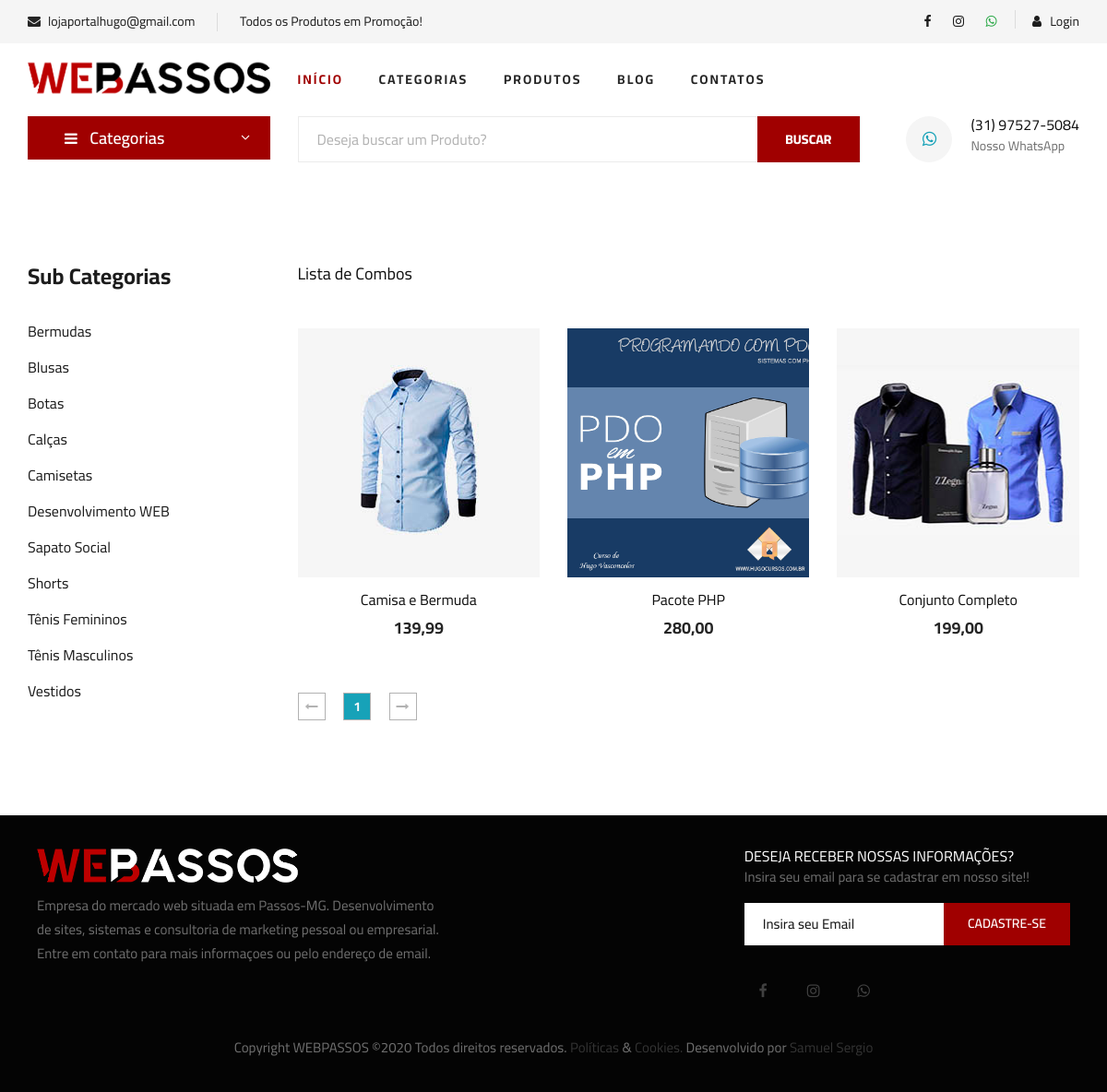
Screenshot of /combos.php with the database file from the repository.
### tables this page shows
CREATE TABLE `sub_categorias` (
  `id` int(11) NOT NULL AUTO_INCREMENT,
  `nome` varchar(50) NOT NULL,
  `nome_url` varchar(50) NOT NULL,
  `imagem` varchar(100) NOT NULL,
  `id_categoria` int(11) NOT NULL,
  PRIMARY KEY (`id`)
);

CREATE TABLE `combos` (
  `id` int(11) NOT NULL AUTO_INCREMENT,
  `nome` varchar(100) NOT NULL,
  `nome_url` varchar(50) NOT NULL,
  `descricao` varchar(1000) NOT NULL,
  `descricao_longa` text NOT NULL,
  `valor` decimal(8,2) NOT NULL,
  `imagem` varchar(100) NOT NULL,
  `tipo_envio` int(1) NOT NULL,
  `palavras` varchar(250) NOT NULL,
  `ativo` varchar(5) NOT NULL,
  `peso` double(8,2) NOT NULL,
  `largura` double(8,2) NOT NULL,
  `altura` double(8,2) NOT NULL,
  `comprimento` double(8,2) NOT NULL,
  `valor_frete` decimal(10,2) DEFAULT NULL,
  `vendas` int(11) DEFAULT NULL,
  `link` varchar(150) DEFAULT NULL,
  PRIMARY KEY (`id`)
);

### config.php (called while the page is built, shortened)
<?php
$itens_por_pagina = 6;
 ?>

### combos.php (the view, shortened to what this page needs)
<?php
require_once("cabecalho.php");
?>
<?php
require_once("cabecalho-busca.php");
?>
<?php
if(@$_GET['pagina'] != null){
    $pag = $_GET['pagina'];
}else{
    $pag = 0;
}
$limite = $pag * @$itens_por_pagina;
$pagina = $pag;
$nome_pag = 'combos.php';
 ?>
<section class="product spad">
    <div class="container">
        <div class="row">
            <div class="col-lg-3 col-md-5">
                <div class="sidebar">
                    <div class="sidebar__item">
                        <h4>Sub Categorias</h4>
                        <ul>
                            <?php
                            $query = $pdo->query("SELECT * FROM sub_categorias order by nome asc ");
                            $res = $query->fetchAll(PDO::FETCH_ASSOC);
                            for ($i=0; $i < count($res); $i++) {
                              $nome = $res[$i]['nome'];
                              $nome_url = $res[$i]['nome_url'];
                              ?>
                              <li><a href="produtos-<?php echo $nome_url ?>"><?php echo $nome ?></a></li>
                          <?php } ?>
                      </ul>
                  </div>
              </div>
          </div>
          <div class="col-lg-9 col-md-7">
            <h5>Lista de Combos</h5>
            <div class="row mt-4">
              <?php
                $query = $pdo->query("SELECT * FROM combos where ativo = 'Sim' order by vendas desc LIMIT $limite, $itens_por_pagina ");
                $res = $query->fetchAll(PDO::FETCH_ASSOC);
                for ($i=0; $i < count($res); $i++) {
                  $nome = $res[$i]['nome'];
                  $valor = $res[$i]['valor'];
                  $nome_url = $res[$i]['nome_url'];
                  $imagem = $res[$i]['imagem'];
                  $valor = number_format($valor, 2, ',', '.');
                  $query3 = $pdo->query("SELECT * FROM combos where ativo = 'Sim'");
                  $res3 = $query3->fetchAll(PDO::FETCH_ASSOC);
                  $num_total = @count($res3);
                  $num_paginas = ceil($num_total/$itens_por_pagina);
                  ?>
                  <div class="col-lg-4 col-md-6 col-sm-6 mt-4">
                        <div class="product__item">
                    <div class="product__item__pic set-bg" data-setbg="img/combos/<?php echo $imagem ?>">
                    </div>
                    <div class="product__item__text">
                        <a href="combo-<?php echo $nome_url ?>"><h6><?php echo $nome ?></h6>
                            <h5><?php echo $valor ?></h5></a>
                        </div>
                    </div>
                    </div>
                <?php } ?>
            </div>
            <div class="product__pagination">
                <a href="<?php echo $nome_pag ?>?pagina=0"><i class="fa fa-long-arrow-left"></i></a>
                <?php
                    for($i = 0; $i < @$num_paginas; $i++){
                        $estilo = '';
                        if($pagina == $i){
                            $estilo = 'bg-info text-light';
                        }
                        if($pagina >= ($i - 2) && $pagina <= ($i + 2)){ ?>
                         <a href="<?php echo $nome_pag ?>?pagina=<?php echo $i ?>" class="<?php echo $estilo ?>"><?php echo $i + 1 ?></a>
                       <?php }
                    }
                 ?>
                <a href="<?php echo $nome_pag ?>?pagina=<?php echo $num_paginas - 1 ?>"><i class="fa fa-long-arrow-right"></i></a>
            </div>
        </div>
    </div>
</div>
</section>
<?php
require_once("rodape.php");
?>

### css/style.css (style rules this page uses)
html, body { height: 100%; font-family: "Cairo", sans-serif; -webkit-font-smoothing: antialiased; font-smoothing: antialiased; }
h1, h2, h3, h4, h5, h6 { margin: 0; color: #111111; font-weight: 400; font-family: "Cairo", sans-serif; }
h4 { font-size: 24px; }
h5 { font-size: 18px; }
h6 { font-size: 16px; }
ul, ol { padding: 0; margin: 0; }
.set-bg { background-repeat: no-repeat; background-size: cover; background-position: top center; }
.spad { padding-top: 100px; padding-bottom: 100px; }
.sidebar__item { margin-bottom: 35px; }
.sidebar__item h4 { color: #1c1c1c; font-weight: 700; margin-bottom: 25px; }
.sidebar__item ul li { list-style: none; }
.sidebar__item ul li a { font-size: 16px; color: #1c1c1c; line-height: 39px; display: block; }
.product { padding-top: 80px; padding-bottom: 80px; }
.product__item { margin-bottom: 50px; }
.product__item__pic { height: 270px; position: relative; overflow: hidden; }
.product__item__text { text-align: center; padding-top: 15px; }
.product__item__text h6 { margin-bottom: 10px; }
.product__item__text h5 { color: #252525; font-weight: 700; }
.product__pagination, .blog__pagination { padding-top: 10px; }
.product__pagination a, .blog__pagination a { display: inline-block; width: 30px; height: 30px; border: 1px solid #b2b2b2; font-size: 14px; color: #b2b2b2; font-weight: 700; line-height: 28px; text-align: center; margin-right: 16px; -webkit-transition: all, 0.3s; -moz-transition: all, 0.3s; -ms-transition: all, 0.3s; -o-transition: all, 0.3s; transition: all, 0.3s; }
.product__pagination a:last-child, .blog__pagination a:last-child { margin-right: 0; }
@media only screen and (min-width: 1200px) { .container { max-width: 1170px; } }

### rows the page displays
sub_categorias: nome "Bermudas"
sub_categorias: nome "Blusas"
sub_categorias: nome "Botas"
sub_categorias: nome "Calças"
sub_categorias: nome "Camisetas"
sub_categorias: nome "Desenvolvimento WEB"
sub_categorias: nome "Sapato Social"
sub_categorias: nome "Shorts"
sub_categorias: nome "Tênis Femininos"
sub_categorias: nome "Tênis Masculinos"
sub_categorias: nome "Vestidos"
combos: shows a picture, nome "Camisa e Bermuda", valor "139,99"
combos: shows a picture, nome "Pacote PHP", valor "280,00"
combos: shows a picture, nome "Conjunto Completo", valor "199,00"

### other values shown
$email "lojaportalhugo@gmail.com"
$texto_destaque "Todos os Produtos em Promoção!"
$whatsapp "(31) 97527-5084"
